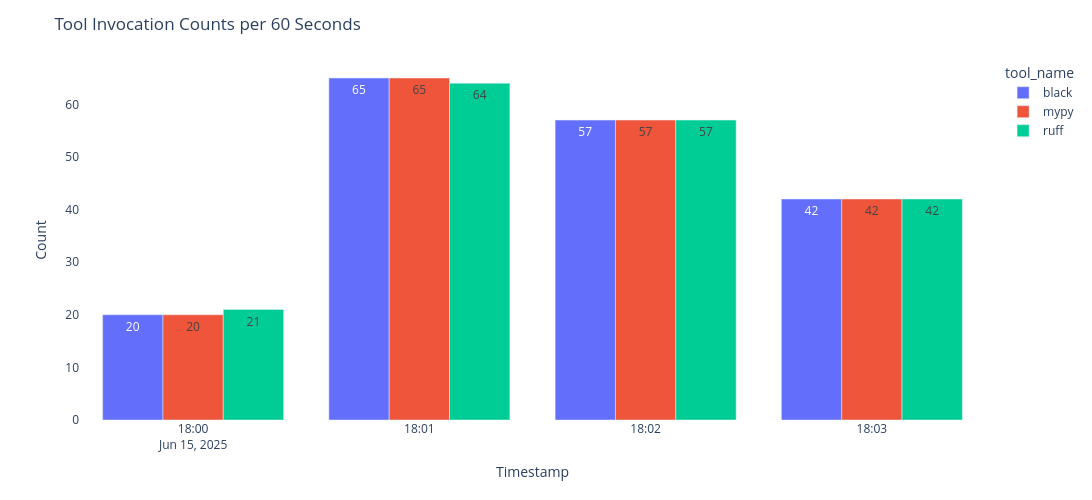

The notebook cell this image was saved under:
### Markdown cell above
### ⏱️ Tool Invocation Frequency (Grouped by 60-Second Intervals)

This cell visualizes **how frequently each tool is invoked over time**, grouped into 60-second bins. It provides a timeline-style view of tool activity, helping identify bursts, patterns, or idle periods during execution.

#### 🧠 What this code does:

* **Binning**:

  * Floors each tool execution timestamp into 60-second intervals (`time_bin`) for time-based grouping.

* **Aggregation**:

  * Groups by both `tool_name` and `time_bin`, counting how many times each tool is called per interval.

* **Plotting**:

  * Uses a grouped bar chart to display each tool’s invocation count in each 60-second window.
  * Bars are color-coded by tool for easy comparison.
  * Adds numeric annotations above each bar (`text_auto=True`).

#### 🔍 What you're observing:

* This plot reveals **temporal distribution of tool usage**:

  * Tools invoked in bursts will show **tall bars concentrated in narrow windows**.
  * Regular, consistent usage will appear more evenly distributed.
* Great for validating:

  * **Concurrent execution** patterns
  * **Performance bottlenecks**
  * **Tool scheduling balance**

This is especially useful as you scale into larger datasets, where **temporal structure** of tool usage becomes a key factor in optimization and traceability.

### Code cell
# 1. Floor timestamps to 60-second bins
df_tool_expanded["timestamp"] = pd.to_datetime(df_tool_expanded["timestamp"], errors="coerce")
df_tool_expanded["time_bin"] = df_tool_expanded["timestamp"].dt.floor("60s")


# 2. Group by time + tool and count
bar_df = (
    df_tool_expanded
    .groupby(["time_bin", "tool_name"])
    .size()
    .reset_index(name="count")
)

# 3. Plot
fig = px.bar(
    bar_df,
    x="time_bin",
    y="count",
    color="tool_name",
    barmode="group",
    text_auto=True,
    title="Tool Invocation Counts per 60 Seconds",
    labels={"time_bin": "Time (1-minute bins)", "count": "Invocation Count"},
    width=1500,
    height=500
)

fig.update_layout(
    xaxis_title="Timestamp",
    yaxis_title="Count",
    margin=dict(t=60, b=80),
    plot_bgcolor='white'
)

fig.show()

### Figure 1 — Plotly figure (JSON) as saved in the notebook; plotly's stock layout.template omitted (floating-point values rounded to 4 significant figures)
{"data": [{"alignmentgroup": "True", "hovertemplate": "tool_name=black<br>Time (1-minute bins)=%{x}<br>Invocation Count=%{y}<extra></extra>", "legendgroup": "black", "marker": {"color": "#636efa", "pattern": {"shape": ""}}, "name": "black", "offsetgroup": "black", "orientation": "v", "showlegend": true, "textposition": "auto", "texttemplate": "%{y}", "type": "bar", "x": ["2025-06-15T18:00:00.000000000", "2025-06-15T18:01:00.000000000", "2025-06-15T18:02:00.000000000", "2025-06-15T18:03:00.000000000"], "xaxis": "x", "y": [20, 65, 57, 42], "yaxis": "y"}, {"alignmentgroup": "True", "hovertemplate": "tool_name=mypy<br>Time (1-minute bins)=%{x}<br>Invocation Count=%{y}<extra></extra>", "legendgroup": "mypy", "marker": {"color": "#EF553B", "pattern": {"shape": ""}}, "name": "mypy", "offsetgroup": "mypy", "orientation": "v", "showlegend": true, "textposition": "auto", "texttemplate": "%{y}", "type": "bar", "x": ["2025-06-15T18:00:00.000000000", "2025-06-15T18:01:00.000000000", "2025-06-15T18:02:00.000000000", "2025-06-15T18:03:00.000000000"], "xaxis": "x", "y": [20, 65, 57, 42], "yaxis": "y"}, {"alignmentgroup": "True", "hovertemplate": "tool_name=ruff<br>Time (1-minute bins)=%{x}<br>Invocation Count=%{y}<extra></extra>", "legendgroup": "ruff", "marker": {"color": "#00cc96", "pattern": {"shape": ""}}, "name": "ruff", "offsetgroup": "ruff", "orientation": "v", "showlegend": true, "textposition": "auto", "texttemplate": "%{y}", "type": "bar", "x": ["2025-06-15T18:00:00.000000000", "2025-06-15T18:01:00.000000000", "2025-06-15T18:02:00.000000000", "2025-06-15T18:03:00.000000000"], "xaxis": "x", "y": [21, 64, 57, 42], "yaxis": "y"}], "layout": {"barmode": "group", "height": 500, "legend": {"title": {"text": "tool_name"}, "tracegroupgap": 0}, "margin": {"b": 80, "t": 60}, "plot_bgcolor": "white", "title": {"text": "Tool Invocation Counts per 60 Seconds"}, "width": 1500, "xaxis": {"anchor": "y", "domain": [0, 1], "title": {"text": "Timestamp"}}, "yaxis": {"anchor": "x", "domain": [0, 1], "title": {"text": "Count"}}}}
